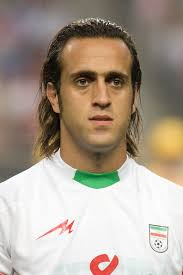
#> input picture lab13 /cv-lab13/karimi.jpg, 183 x 275 px, found by its file name
$ python perspective.py
#> lines starting #> are read from the running program, lines starting #| are printed output that depends on the picture
import cv2
import numpy as np

I = cv2.imread('karimi.jpg')
#> I is the input picture: shape (275, 183, 3); mean B, G, R 144.4, 158.4, 171.7

t = np.array([[30],
              [160]], dtype=np.float32)
A = np.array([[.7, 0.8],
              [-0.3, .6]], dtype=np.float32)

M = np.hstack([A,t])

# perspective effect
p = np.array([[-0.001,0.002, 1]]);

H = np.vstack([M,
               p]);


output_size = (I.shape[1], I.shape[0])
#> output_size = (183, 275)
J = cv2.warpPerspective(I,H,  output_size)
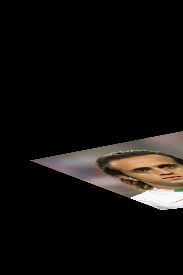
#> J: shape (275, 183, 3); mean B, G, R 14.2, 16.2, 18.6

cv2.imshow('I',I)
cv2.waitKey(0)

cv2.imshow('J',J)
cv2.waitKey(0)

$ run again, with lab13 /cv-lab13/01.jpg copied over lab13 /cv-lab13/karimi.jpg
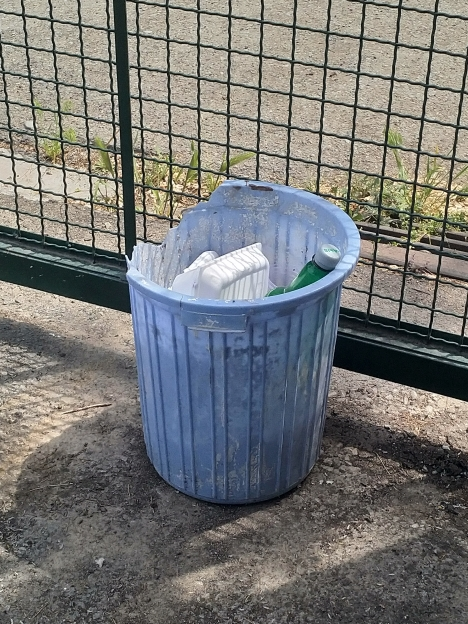
#> input picture lab13 /cv-lab13/01.jpg, 468 x 624 px, found by its file name
#> I is the input picture: shape (624, 468, 3); mean B, G, R 117, 118.6, 118.2
#> `J = cv2.warpPerspective(I,H,  output_size)`:
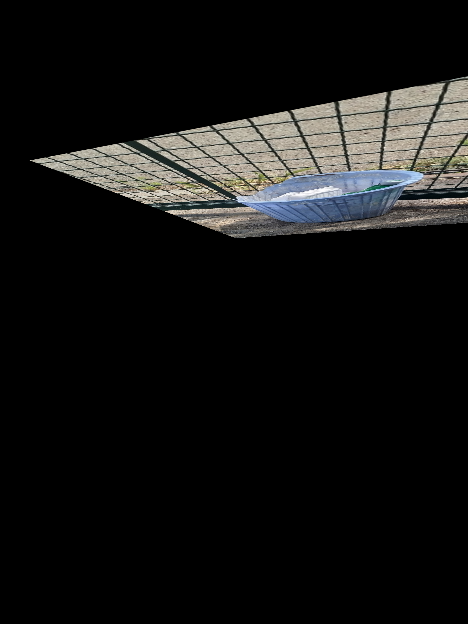
#> J: shape (624, 468, 3); mean B, G, R 19.1, 19.9, 20

$ run again, with lab13 /cv-lab13/02.jpg copied over lab13 /cv-lab13/karimi.jpg
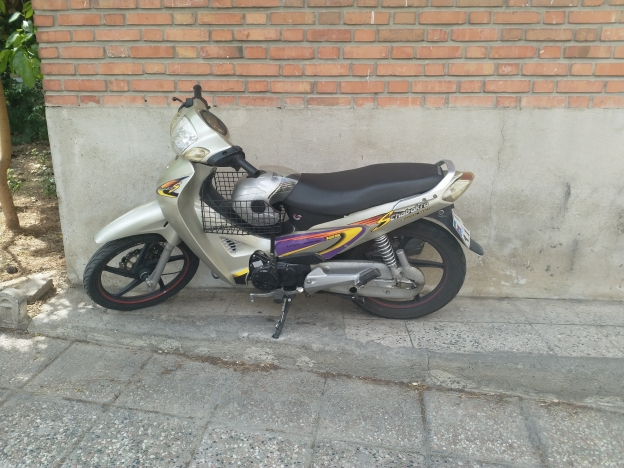
#> input picture lab13 /cv-lab13/02.jpg, 624 x 468 px, found by its file name
#> I is the input picture: shape (468, 624, 3); mean B, G, R 137.2, 147.8, 152.2
#> `J = cv2.warpPerspective(I,H,  output_size)`:
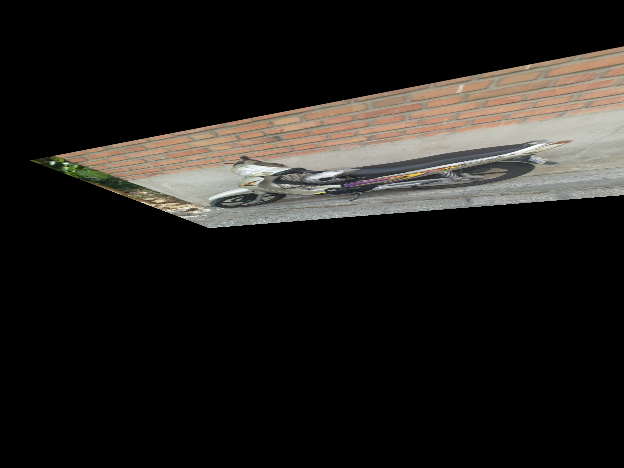
#> J: shape (468, 624, 3); mean B, G, R 27.8, 30.7, 33

$ run again, with lab13 /cv-lab13/03.jpg copied over lab13 /cv-lab13/karimi.jpg
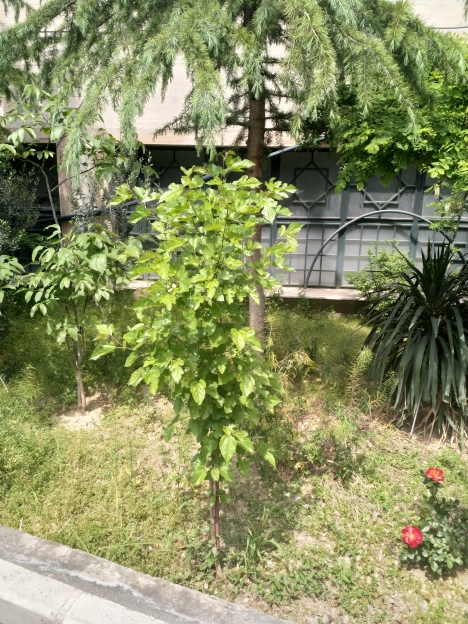
#> input picture lab13 /cv-lab13/03.jpg, 468 x 624 px, found by its file name
#> I is the input picture: shape (624, 468, 3); mean B, G, R 97.2, 142.5, 136.7
#> `J = cv2.warpPerspective(I,H,  output_size)`:
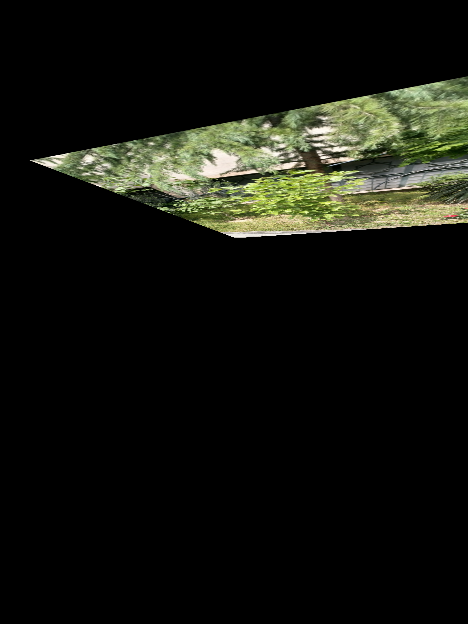
#> J: shape (624, 468, 3); mean B, G, R 13.9, 20.2, 18.9
